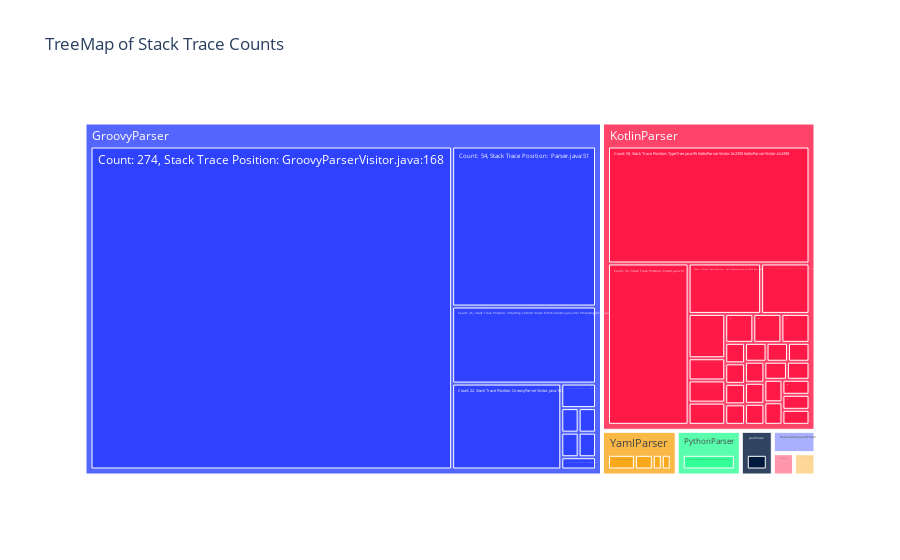

The code cell stored with this chart in its notebook:
### Markdown cell above
Parse failures tree map analysis and top 10 stack traces per parser

### Code cell
import plotly.express as px
import pandas as pd
from code_data_science import data_table as dt, data_grid as moderne_data_grid
import code_data_science.palette as palette
import re
from plotly.subplots import make_subplots
import plotly.graph_objects as go

pd.set_option('expand_frame_repr',True)
df = dt.read_csv("../samples/parse_failure_kotlin.csv")

df.dropna(subset=['stackTrace'])
df['stackTrace'] = df['stackTrace'].astype(str)

parser_series = df["parser"]
stack_trace_series = df['stackTrace']
stack_trace_lines_list = [trace.split('\n') for trace in stack_trace_series]

pattern = re.compile(r'\((.*?)\)')

formatted_stack_trace_series = []
for stack_trace_lines in stack_trace_lines_list:
    formatted_trace = []
    i = 0
    for line in stack_trace_lines:
        if i >= 3:
            break
        
        match = pattern.search(line)
        if match:
            extracted_content = match.group(1)
            formatted_trace.append(extracted_content)
            i = i + 1
    formatted_stack_trace_series.append('\n'.join(formatted_trace))


df = pd.DataFrame({
    "parser": parser_series,
    "stackTrace": stack_trace_series
    })
df["formattedStackTrace"] = formatted_stack_trace_series
df['first5Lines'] = df['stackTrace'].str.split('\n').str[:5].str.join('\n')


df_grouped = df.groupby(by=["parser", "formattedStackTrace"], as_index=False).size()
df_grouped["first5Lines"] = df.groupby(by=["parser", "formattedStackTrace"])["first5Lines"].first().values
df_grouped.rename(columns={"size": "count"}, inplace=True)
# df_grouped["formattedStackTrace"] = df_grouped["first5Lines"]


df_grouped["name"] = " Count: " + df_grouped["count"].astype(str) + ", Stack Trace Position: " + df_grouped["formattedStackTrace"].astype(str)

# Set the color palette
colors = palette.qualitative()

fig = px.treemap(
    df_grouped,
    path=["parser", "name"],
    values="count",
    title='TreeMap of Stack Trace Counts',
    color_discrete_sequence=colors,
)


fig.update_traces(textfont=dict(size=12))
fig.show()

### Figure 1 — Plotly figure (JSON) as saved in the notebook; plotly's stock layout.template omitted (floating-point values rounded to 4 significant figures)
{"data": [{"branchvalues": "total", "domain": {"x": [0, 1], "y": [0, 1]}, "hovertemplate": "labels=%{label}<br>count=%{value}<br>parent=%{parent}<br>id=%{id}<extra></extra>", "ids": ["GroovyParser/ Count: 1, Stack Trace Position: \nGroovyParserVisitor.java:168", "KotlinParser/ Count: 1, Stack Trace Position: \nKotlinParserVisitor.kt:1913\nKotlinParserVisitor.kt:4391", "KotlinParser/ Count: 1, Stack Trace Position: \"1.2.3\"\nKotlinParserVisitor.kt:4311\nKotlinParserVisitor.kt:4360", "KotlinParser/ Count: 1, Stack Trace Position: \"of\"\nKotlinParserVisitor.kt:4315\nKotlinParserVisitor.kt:4361", "KotlinParser/ Count: 1, Stack Trace Position: \"test\"\nKotlinParserVisitor.kt:1913\nKotlinParserVisitor.kt:4391", "GroovyParser/ Count: 1, Stack Trace Position: 1\nGroovyParserVisitor.java:168", "GroovyParser/ Count: 1, Stack Trace Position: 5x8\nGroovyParserVisitor.java:168", "KotlinParser/ Count: 1, Stack Trace Position: AndroidJUnit4::class\nKotlinParserVisitor.kt:4315\nKotlinParserVisitor.kt:4361", "YamlParser/ Count: 1, Stack Trace Position: ArrayList.java:659\nArrayList.java:435\nFormatPreservingReader.java:72", "GroovyParser/ Count: 1, Stack Trace Position: GenericsUtils.java:936\nStaticTypeCheckingVisitor.java:2989\nStaticTypeCheckingVisitor.java:2800", "GroovyParser/ Count: 1, Stack Trace Position: I[0]\nGroovyParserVisitor.java:168", "KotlinParser/ Count: 1, Stack Trace Position: KotlinParserVisitor.java:1397\nKotlinParserVisitor.java:920\nKotlinParserVisitor.java:3740", "KotlinParser/ Count: 1, Stack Trace Position: KotlinParserVisitor.java:2798\nKotlinParserVisitor.java:3800\nKotlinParserVisitor.java:2904", "KotlinParser/ Count: 1, Stack Trace Position: KotlinParserVisitor.kt:1913\nKotlinParserVisitor.kt:4391\nKotlinParserVisitor.kt:766", "KotlinParser/ Count: 1, Stack Trace Position: KotlinParserVisitor.kt:2548\nKotlinParserVisitor.kt:4402\nKotlinParserVisitor.kt:4026", "KotlinParser/ Count: 1, Stack Trace Position: KotlinParserVisitor.kt:2552\nKotlinParserVisitor.kt:4402\nKotlinParserVisitor.kt:4026", "KotlinParser/ Count: 1, Stack Trace Position: KotlinParserVisitor.kt:4315\nKotlinParserVisitor.kt:4361\nKotlinParserVisitor.kt:1931", "KotlinParser/ Count: 1, Stack Trace Position: KotlinParserVisitor.kt:4315\nKotlinParserVisitor.kt:4361\nKotlinParserVisitor.kt:2207", "KotlinParser/ Count: 1, Stack Trace Position: KotlinParserVisitor.kt:4315\nKotlinParserVisitor.kt:4361\nKotlinParserVisitor.kt:2529", "KotlinParser/ Count: 1, Stack Trace Position: KotlinParserVisitor.kt:4315\nKotlinParserVisitor.kt:4361\nKotlinParserVisitor.kt:301", "KotlinParser/ Count: 1, Stack Trace Position: KotlinTypeMapping.java:309\nKotlinTypeMapping.java:150\nKotlinTypeMapping.java:116", "KotlinParser/ Count: 1, Stack Trace Position: KotlinTypeSignatureBuilder.kt:380\nKotlinTypeSignatureBuilder.kt:294\nKotlinTypeSignatureBuilder.kt:170", "YamlParser/ Count: 1, Stack Trace Position: Preconditions.java:64\nPreconditions.java:70\nPreconditions.java:266", "ProtoParser/ Count: 1, Stack Trace Position: ProtoParserVisitor.java:415\nProtoParserVisitor.java:313", "ReloadableJava17Parser/ Count: 1, Stack Trace Position: String.java:4606\nString.java:2709\nReloadableJava17ParserVisitor.java:146", "KotlinParser/ Count: 1, Stack Trace Position: org.jetbrains.kotlin.fir.declarations.impl.FirPropertyImpl and org.jetbrains.kotlin.fir.expressions.FirBlock are in unnamed module of loader org.openrewrite.gradle.RewriteClassLoader @2ff3ad11\nKotlinParserVisitor.kt:4656\nKotlinParserVisitor.kt:757", "GroovyParser/ Count: 2, Stack Trace Position: 0\nGroovyParserVisitor.java:168", "KotlinParser/ Count: 2, Stack Trace Position: Collections.java:4817\nKotlinParserVisitor.kt:4341\nKotlinParserVisitor.kt:2175", "YamlParser/ Count: 2, Stack Trace Position: FormatPreservingReader.java:82\nStreamReader.java:180\nStreamReader.java:173", "KotlinParser/ Count: 2, Stack Trace Position: KotlinParserVisitor.kt:1913\nKotlinParserVisitor.kt:4391\nKotlinParserVisitor.kt:4026", "KotlinParser/ Count: 2, Stack Trace Position: KotlinParserVisitor.kt:3200\nKotlinParserVisitor.kt:4417\nKotlinParserVisitor.kt:3323", "KotlinParser/ Count: 2, Stack Trace Position: KotlinParserVisitor.kt:4254\nKotlinParserVisitor.kt:4462\nKotlinParserVisitor.kt:4758", "KotlinParser/ Count: 2, Stack Trace Position: KotlinParserVisitor.kt:4261\nKotlinParserVisitor.kt:4419\nKotlinParserVisitor.kt:4758", "ReloadableJava8Parser/ Count: 2, Stack Trace Position: Parser.java:51", "KotlinParser/ Count: 2, Stack Trace Position: TypeTree.java:93\nKotlinParserVisitor.java:2204\nKotlinParserVisitor.java:4098", "GroovyParser/ Count: 22, Stack Trace Position: GroovyParserVisitor.java:163", "GroovyParser/ Count: 26, Stack Trace Position: including enforce mode\nErrorCollector.java:292\nProcessingUnit.java:139", "GroovyParser/ Count: 274, Stack Trace Position: GroovyParserVisitor.java:168", "JsonParser/ Count: 3, Stack Trace Position: JsonParserVisitor.java:230\nJsonParserVisitor.java:112\nJsonParserVisitor.java:277", "YamlParser/ Count: 3, Stack Trace Position: Parser.java:51", "KotlinParser/ Count: 32, Stack Trace Position: Parser.java:51", "KotlinParser/ Count: 4, Stack Trace Position: KotlinParserVisitor.kt:1612\nKotlinParserVisitor.kt:1023\nKotlinParserVisitor.kt:4385", "GroovyParser/ Count: 54, Stack Trace Position: Parser.java:51", "KotlinParser/ Count: 58, Stack Trace Position: TypeTree.java:95\nKotlinParserVisitor.kt:2358\nKotlinParserVisitor.kt:4398", "KotlinParser/ Count: 6, Stack Trace Position: KotlinParserVisitor.kt:4315\nKotlinParserVisitor.kt:4361\nKotlinParserVisitor.kt:3907", "PythonParser/ Count: 6, Stack Trace Position: class file version 61.0\nNative Method\nClassLoader.java:756", "KotlinParser/ Count: 9, Stack Trace Position: \nKotlinParserVisitor.kt:4315\nKotlinParserVisitor.kt:4361", "GroovyParser", "JsonParser", "KotlinParser", "ProtoParser", "PythonParser", "ReloadableJava17Parser", "ReloadableJava8Parser", "YamlParser"], "labels": [" Count: 1, Stack Trace Position: \nGroovyParserVisitor.java:168", " Count: 1, Stack Trace Position: \nKotlinParserVisitor.kt:1913\nKotlinParserVisitor.kt:4391", " Count: 1, Stack Trace Position: \"1.2.3\"\nKotlinParserVisitor.kt:4311\nKotlinParserVisitor.kt:4360", " Count: 1, Stack Trace Position: \"of\"\nKotlinParserVisitor.kt:4315\nKotlinParserVisitor.kt:4361", " Count: 1, Stack Trace Position: \"test\"\nKotlinParserVisitor.kt:1913\nKotlinParserVisitor.kt:4391", " Count: 1, Stack Trace Position: 1\nGroovyParserVisitor.java:168", " Count: 1, Stack Trace Position: 5x8\nGroovyParserVisitor.java:168", " Count: 1, Stack Trace Position: AndroidJUnit4::class\nKotlinParserVisitor.kt:4315\nKotlinParserVisitor.kt:4361", " Count: 1, Stack Trace Position: ArrayList.java:659\nArrayList.java:435\nFormatPreservingReader.java:72", " Count: 1, Stack Trace Position: GenericsUtils.java:936\nStaticTypeCheckingVisitor.java:2989\nStaticTypeCheckingVisitor.java:2800", " Count: 1, Stack Trace Position: I[0]\nGroovyParserVisitor.java:168", " Count: 1, Stack Trace Position: KotlinParserVisitor.java:1397\nKotlinParserVisitor.java:920\nKotlinParserVisitor.java:3740", " Count: 1, Stack Trace Position: KotlinParserVisitor.java:2798\nKotlinParserVisitor.java:3800\nKotlinParserVisitor.java:2904", " Count: 1, Stack Trace Position: KotlinParserVisitor.kt:1913\nKotlinParserVisitor.kt:4391\nKotlinParserVisitor.kt:766", " Count: 1, Stack Trace Position: KotlinParserVisitor.kt:2548\nKotlinParserVisitor.kt:4402\nKotlinParserVisitor.kt:4026", " Count: 1, Stack Trace Position: KotlinParserVisitor.kt:2552\nKotlinParserVisitor.kt:4402\nKotlinParserVisitor.kt:4026", " Count: 1, Stack Trace Position: KotlinParserVisitor.kt:4315\nKotlinParserVisitor.kt:4361\nKotlinParserVisitor.kt:1931", " Count: 1, Stack Trace Position: KotlinParserVisitor.kt:4315\nKotlinParserVisitor.kt:4361\nKotlinParserVisitor.kt:2207", " Count: 1, Stack Trace Position: KotlinParserVisitor.kt:4315\nKotlinParserVisitor.kt:4361\nKotlinParserVisitor.kt:2529", " Count: 1, Stack Trace Position: KotlinParserVisitor.kt:4315\nKotlinParserVisitor.kt:4361\nKotlinParserVisitor.kt:301", " Count: 1, Stack Trace Position: KotlinTypeMapping.java:309\nKotlinTypeMapping.java:150\nKotlinTypeMapping.java:116", " Count: 1, Stack Trace Position: KotlinTypeSignatureBuilder.kt:380\nKotlinTypeSignatureBuilder.kt:294\nKotlinTypeSignatureBuilder.kt:170", " Count: 1, Stack Trace Position: Preconditions.java:64\nPreconditions.java:70\nPreconditions.java:266", " Count: 1, Stack Trace Position: ProtoParserVisitor.java:415\nProtoParserVisitor.java:313", " Count: 1, Stack Trace Position: String.java:4606\nString.java:2709\nReloadableJava17ParserVisitor.java:146", " Count: 1, Stack Trace Position: org.jetbrains.kotlin.fir.declarations.impl.FirPropertyImpl and org.jetbrains.kotlin.fir.expressions.FirBlock are in unnamed module of loader org.openrewrite.gradle.RewriteClassLoader @2ff3ad11\nKotlinParserVisitor.kt:4656\nKotlinParserVisitor.kt:757", " Count: 2, Stack Trace Position: 0\nGroovyParserVisitor.java:168", " Count: 2, Stack Trace Position: Collections.java:4817\nKotlinParserVisitor.kt:4341\nKotlinParserVisitor.kt:2175", " Count: 2, Stack Trace Position: FormatPreservingReader.java:82\nStreamReader.java:180\nStreamReader.java:173", " Count: 2, Stack Trace Position: KotlinParserVisitor.kt:1913\nKotlinParserVisitor.kt:4391\nKotlinParserVisitor.kt:4026", " Count: 2, Stack Trace Position: KotlinParserVisitor.kt:3200\nKotlinParserVisitor.kt:4417\nKotlinParserVisitor.kt:3323", " Count: 2, Stack Trace Position: KotlinParserVisitor.kt:4254\nKotlinParserVisitor.kt:4462\nKotlinParserVisitor.kt:4758", " Count: 2, Stack Trace Position: KotlinParserVisitor.kt:4261\nKotlinParserVisitor.kt:4419\nKotlinParserVisitor.kt:4758", " Count: 2, Stack Trace Position: Parser.java:51", " Count: 2, Stack Trace Position: TypeTree.java:93\nKotlinParserVisitor.java:2204\nKotlinParserVisitor.java:4098", " Count: 22, Stack Trace Position: GroovyParserVisitor.java:163", " Count: 26, Stack Trace Position: including enforce mode\nErrorCollector.java:292\nProcessingUnit.java:139", " Count: 274, Stack Trace Position: GroovyParserVisitor.java:168", " Count: 3, Stack Trace Position: JsonParserVisitor.java:230\nJsonParserVisitor.java:112\nJsonParserVisitor.java:277", " Count: 3, Stack Trace Position: Parser.java:51", " Count: 32, Stack Trace Position: Parser.java:51", " Count: 4, Stack Trace Position: KotlinParserVisitor.kt:1612\nKotlinParserVisitor.kt:1023\nKotlinParserVisitor.kt:4385", " Count: 54, Stack Trace Position: Parser.java:51", " Count: 58, Stack Trace Position: TypeTree.java:95\nKotlinParserVisitor.kt:2358\nKotlinParserVisitor.kt:4398", " Count: 6, Stack Trace Position: KotlinParserVisitor.kt:4315\nKotlinParserVisitor.kt:4361\nKotlinParserVisitor.kt:3907", " Count: 6, Stack Trace Position: class file version 61.0\nNative Method\nClassLoader.java:756", " Count: 9, Stack Trace Position: \nKotlinParserVisitor.kt:4315\nKotlinParserVisitor.kt:4361", "GroovyParser", "JsonParser", "KotlinParser", "ProtoParser", "PythonParser", "ReloadableJava17Parser", "ReloadableJava8Parser", "YamlParser"], "name": "", "parents": ["GroovyParser", "KotlinParser", "KotlinParser", "KotlinParser", "KotlinParser", "GroovyParser", "GroovyParser", "KotlinParser", "YamlParser", "GroovyParser", "GroovyParser", "KotlinParser", "KotlinParser", "KotlinParser", "KotlinParser", "KotlinParser", "KotlinParser", "KotlinParser", "KotlinParser", "KotlinParser", "KotlinParser", "KotlinParser", "YamlParser", "ProtoParser", "ReloadableJava17Parser", "KotlinParser", "GroovyParser", "KotlinParser", "YamlParser", "KotlinParser", "KotlinParser", "KotlinParser", "KotlinParser", "ReloadableJava8Parser", "KotlinParser", "GroovyParser", "GroovyParser", "GroovyParser", "JsonParser", "YamlParser", "KotlinParser", "KotlinParser", "GroovyParser", "KotlinParser", "KotlinParser", "PythonParser", "KotlinParser", "", "", "", "", "", "", "", ""], "textfont": {"size": 12}, "type": "treemap", "values": [1, 1, 1, 1, 1, 1, 1, 1, 1, 1, 1, 1, 1, 1, 1, 1, 1, 1, 1, 1, 1, 1, 1, 1, 1, 1, 2, 2, 2, 2, 2, 2, 2, 2, 2, 22, 26, 274, 3, 3, 32, 4, 54, 58, 6, 6, 9, 383, 3, 138, 1, 6, 1, 2, 7]}], "layout": {"legend": {"tracegroupgap": 0}, "title": {"text": "TreeMap of Stack Trace Counts"}, "treemapcolorway": ["#2e42ff", "#ff1947", "#f9a91b", "#33ff99", "#00193c"]}}
